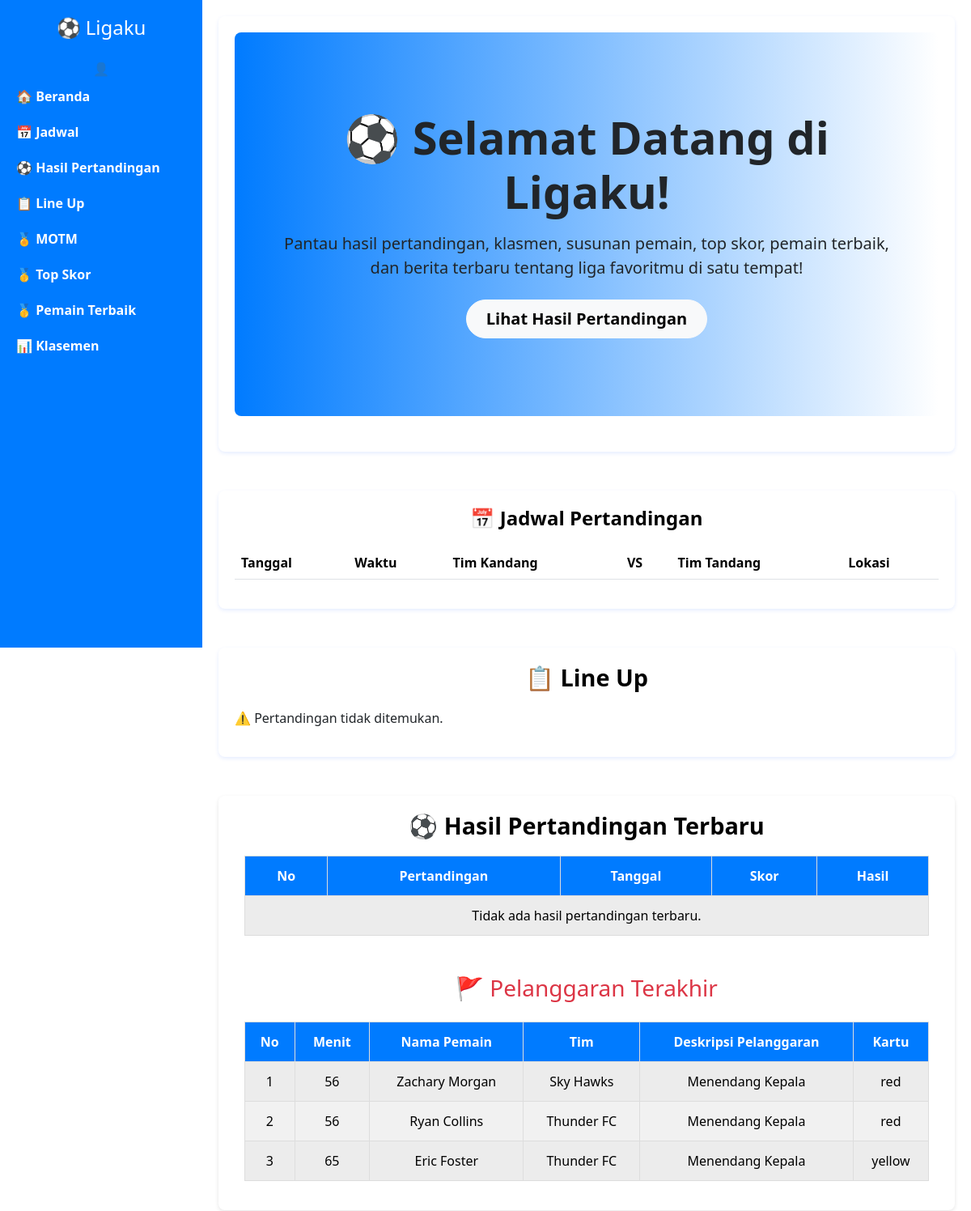
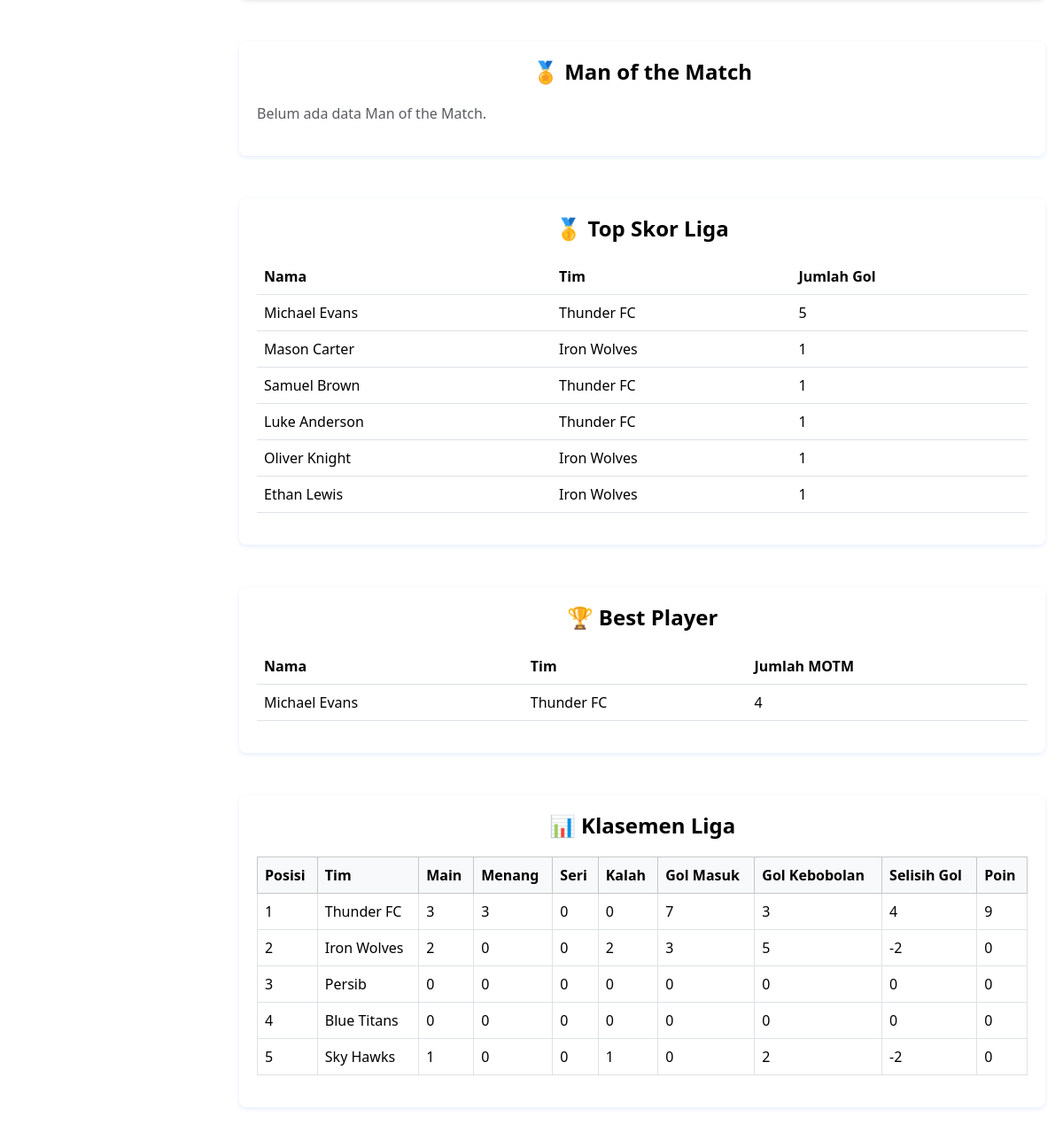
The app's page /pengunjung/index.php with its own data (2 pictures, top to bottom).
### tables this page shows
CREATE TABLE `fouls` (
  `id` int(11) NOT NULL,
  `match_id` int(11) NOT NULL,
  `player_id` int(11) NOT NULL,
  `team_id` int(11) NOT NULL,
  `minute` int(11) NOT NULL,
  `description` varchar(255) DEFAULT NULL,
  `card` enum('yellow','red') DEFAULT NULL
);

CREATE TABLE `players` (
  `id` int(11) NOT NULL,
  `name` varchar(100) NOT NULL,
  `position` varchar(50) DEFAULT NULL,
  `team_id` int(11) DEFAULT NULL,
  `back_number` int(11) NOT NULL
);

CREATE TABLE `teams` (
  `id` int(11) NOT NULL,
  `team_name` varchar(100) NOT NULL
);

CREATE TABLE `standings` (
  `id` int(11) NOT NULL,
  `team_id` int(11) DEFAULT NULL,
  `matches_played` int(11) DEFAULT 0,
  `wins` int(11) DEFAULT 0,
  `draws` int(11) DEFAULT 0,
  `losses` int(11) DEFAULT 0,
  `goals_for` int(11) DEFAULT 0,
  `goals_against` int(11) DEFAULT 0,
  `goal_diff` int(11) DEFAULT 0,
  `points` int(11) DEFAULT 0
);

### pengunjung/index.php (the view, shortened to what this page needs)
<!DOCTYPE html>
<html lang="id">
<head>
  <link rel="stylesheet" href="/Ligaku/pengunjung/style.css">
  <link href="https://cdn.jsdelivr.net/npm/bootstrap@5.3.2/dist/css/bootstrap.min.css" rel="stylesheet" />
</head>
<body>
<?php
$conn = new mysqli("localhost", "root", "", "ligaku");
?>
  <div class="sidebar d-flex flex-column">
    <h4 class="text-center text-white mb-4">⚽ Ligaku</h4>
  <div class="profile-container text-center">
  <span class="profile-icon" onclick="toggleProfileMenu()">👤</span>
</div>
    <nav class="nav flex-column">
      <a class="nav-link" href="#beranda">🏠 Beranda</a>
      <a class="nav-link" href="#jadwal">📅 Jadwal</a>
      <a class="nav-link" href="#hasil">⚽ Hasil Pertandingan</a>
      <a class="nav-link" href="#lineup">📋 Line Up</a>
      <a class="nav-link" href="#motm">🏅 MOTM</a>
      <a class="nav-link" href="#topskor">🥇 Top Skor</a>
      <a class="nav-link" href="#pemain terbaik">🥇 Pemain Terbaik</a>
      <a class="nav-link" href="#klasemen">📊 Klasemen</a>
    </nav>
  </div>
  <div class="content">
<section id="beranda" class="mb-5">
  <div class="p-5 mb-4 rounded-3 gradient-blue-white" >
    <div class="container-fluid py-5 text-center">
      <h1 class="display-4 fw-bold mb-3">⚽ Selamat Datang di Ligaku!</h1>
      <p class="fs-5 mb-4">Pantau hasil pertandingan, klasmen, susunan pemain, top skor, pemain terbaik, dan berita terbaru tentang liga favoritmu di satu tempat!</p>
      <a href="#hasil" class="btn btn-light btn-lg rounded-pill px-4 py-2 fw-semibold">Lihat Hasil Pertandingan</a>
    </div>
  </div>
</section>
  <section id="jadwal" class="mb-5">
    <h2>📅 Jadwal Pertandingan</h2>
    <table class="table mt-3">
      <thead>
        <tr>
          <th>Tanggal</th>
          <th>Waktu</th>
          <th>Tim Kandang</th>
          <th>VS</th>
          <th>Tim Tandang</th>
          <th>Lokasi</th>
        </tr>
      </thead>
    </table>
  </section>
<section id="lineup" class="mb-5">
    <h2>📋 Line Up</h2>
    <?php
    $stmt = $conn->query("SELECT DISTINCT match_id FROM lineups ORDER BY match_id DESC LIMIT 1");
    if ($stmt && $stmt->num_rows > 0) {
        $row = $stmt->fetch_assoc();
        $match_id = $row['match_id'];
        $match_stmt = $conn->prepare("
            SELECT s.match_date, s.time, s.location,
                  th.team_name AS home_name, ta.team_name AS away_name,
                  th.id AS home_id, ta.id AS away_id
            FROM schedules s
            JOIN teams th ON s.team_home_id = th.id
            JOIN teams ta ON s.team_away_id = ta.id
            WHERE s.status = 'approved' AND s.id = ?
            LIMIT 1
        ");
        $match_stmt->bind_param("i", $match_id);
        $match_stmt->execute();
        $match_result = $match_stmt->get_result();
        if ($match_result && $match_result->num_rows > 0) {
            $data = $match_result->fetch_assoc();
            $home_id = $data['home_id'];
            $away_id = $data['away_id'];
            $home_players = getLineup($conn, $match_id, $home_id);
            $away_players = getLineup($conn, $match_id, $away_id);
            $home_players = sortPlayersByStartingStatus($home_players);
            $away_players = sortPlayersByStartingStatus($away_players);
            ?>
            <hr>
            <h4><?= htmlspecialchars($data['home_name']) ?> vs <?= htmlspecialchars($data['away_name']) ?></h4>
            <p>📅 <?= htmlspecialchars($data['match_date']) ?> | ⏰ <?= htmlspecialchars($data['time']) ?> | 📍 <?= htmlspecialchars($data['location']) ?></p>
            <table class="table table-bordered">
                <thead>
                    <tr>
                        <th colspan="4"><?= htmlspecialchars($data['home_name']) ?></th>
                        <th colspan="4"><?= htmlspecialchars($data['away_name']) ?></th>
                    </tr>
                    <tr>
                        <th>Nama</th><th>Posisi</th><th>No Punggung</th><th>Status</th>
                        <th>Nama</th><th>Posisi</th><th>No Punggung</th><th>Status</th>
                    </tr>
                </thead>
                <tbody>
                    <?php
                    $max_count = max(count($home_players), count($away_players));
                    for ($i = 0; $i < $max_count; $i++): ?>
                        <tr>
                            <td><?= htmlspecialchars($home_players[$i]['name'] ?? '') ?></td>
                            <td><?= htmlspecialchars($home_players[$i]['position'] ?? '') ?></td>
                            <td><?= htmlspecialchars($home_players[$i]['back_number'] ?? '') ?></td>
                            <td>
                                <?= isset($home_players[$i]) ? ($home_players[$i]['is_starting'] ? 'Inti' : 'Cadangan') : '' ?>
                            </td>
                            <td><?= htmlspecialchars($away_players[$i]['name'] ?? '') ?></td>
                            <td><?= htmlspecialchars($away_players[$i]['position'] ?? '') ?></td>
                            <td><?= htmlspecialchars($away_players[$i]['back_number'] ?? '') ?></td>
                            <td>
                                <?= isset($away_players[$i]) ? ($away_players[$i]['is_starting'] ? 'Inti' : 'Cadangan') : '' ?>
                            </td>
                        </tr>
                    <?php endfor; ?>
                </tbody>
            </table>
            <?php
        } else {
            echo "<p>⚠️ Pertandingan tidak ditemukan.</p>";
        }
    } else {
        echo "<p>⚠️ Tidak ada lineup yang ditemukan di database.</p>";
    }
    ?>
</section>
<section id="hasil" class="mb-5">
  <div class="container-fluid">
    <h2 class="text-center">⚽ Hasil Pertandingan Terbaru</h2>
    <table class="table table-striped table-bordered">
      <thead>
        <tr>
          <th scope="col">No</th>
          <th scope="col">Pertandingan</th>
          <th scope="col">Tanggal</th>
          <th scope="col">Skor</th>
          <th scope="col">Hasil</th>
        </tr>
      </thead>
      <tbody>
        <?php
        $matches_result = $conn->query("SELECT m.id, m.schedule_id, m.score_a, m.score_b, m.result, s.match_date, t1.team_name AS home_team, t2.team_name AS away_team
          FROM matches m
          JOIN schedules s ON m.schedule_id = s.id
          JOIN teams t1 ON s.team_home_id = t1.id
          JOIN teams t2 ON s.team_away_id = t2.id
          ORDER BY s.match_date DESC LIMIT 5");
        if ($matches_result->num_rows > 0):
          $no = 1;
          while ($match = $matches_result->fetch_assoc()):
        ?>
            <tr>
              <td><?= $no++ ?></td>
              <td><?= htmlspecialchars($match['home_team']) ?> vs <?= htmlspecialchars($match['away_team']) ?></td>
              <td><?= htmlspecialchars($match['match_date']) ?></td>
              <td><?= htmlspecialchars($match['score_a']) ?> - <?= htmlspecialchars($match['score_b']) ?></td>
              <td class="text-success"><?= htmlspecialchars($match['result']) ?></td>
            </tr>
        <?php
          endwhile;
        else:
          echo "<tr><td colspan='5' class='text-center'>Tidak ada hasil pertandingan terbaru.</td></tr>";
        endif;
        ?>
      </tbody>
    </table>
    <h3 class="text-center text-danger mt-5 mb-4">🚩 Pelanggaran Terakhir</h3>
    <table class="table table-striped table-bordered">
      <thead>
        <tr>
          <th>No</th>
          <th>Menit</th>
          <th>Nama Pemain</th>
          <th>Tim</th>
          <th>Deskripsi Pelanggaran</th>
          <th>Kartu</th>
        </tr>
      </thead>
      <tbody>
        <?php
        $fouls_query = "
          SELECT f.minute, f.description, f.card, p.name AS player_name, t.team_name
          FROM fouls f
          JOIN players p ON f.player_id = p.id
          JOIN teams t ON f.team_id = t.id
          ORDER BY f.id DESC
          LIMIT 5";
        $fouls_result = $conn->query($fouls_query);
        if ($fouls_result && $fouls_result->num_rows > 0) {
          $no = 1;
          while ($foul = $fouls_result->fetch_assoc()) {
            echo "<tr>";
            echo "<td>" . $no++ . "</td>";
            echo "<td>" . htmlspecialchars($foul['minute']) . "</td>";
            echo "<td>" . htmlspecialchars($foul['player_name']) . "</td>";
            echo "<td>" . htmlspecialchars($foul['team_name']) . "</td>";
            echo "<td>" . htmlspecialchars($foul['description']) . "</td>";
            echo "<td>" . htmlspecialchars($foul['card']) . "</td>";
            echo "</tr>";
          }
        } else {
          echo "<tr><td colspan='6' class='text-center'>Belum ada pelanggaran tercatat.</td></tr>";
        }
        ?>
      </tbody>
    </table>
  </div>
</section>
<section id="motm" class="mb-5">
  <h2>🏅 Man of the Match</h2>
  <?php
  $motm = $conn->query("
    SELECT motm.*, players.name AS player_name, teams.team_name AS player_team,
           t1.team_name AS team_home, t2.team_name AS team_away
    FROM motm
    JOIN players ON motm.player_id = players.id
    JOIN teams ON players.team_id = teams.id
    JOIN matches m ON motm.match_id = m.id
    JOIN schedules s ON m.schedule_id = s.id
    JOIN teams t1 ON s.team_home_id = t1.id
    JOIN teams t2 ON s.team_away_id = t2.id
    ORDER BY motm.id DESC
    LIMIT 1
  ");
  if ($motm && $motm->num_rows > 0) {
    $row = $motm->fetch_assoc();
  ?>
  <div class="card mt-3">
    <div class="card-body">
      <h5 class="card-title"><?= htmlspecialchars($row['player_name']) ?> <small class="text-muted">(<?= htmlspecialchars($row['player_team']) ?>)</small></h5>
      <p class="card-text">
        Penampilan luar biasa dari <strong><?= htmlspecialchars($row['player_name']) ?></strong> dalam pertandingan <strong><?= htmlspecialchars($row['team_home']) ?> vs <?= htmlspecialchars($row['team_away']) ?></strong> membantu tim tampil optimal.
      </p>
    </div>
  </div>
  <?php } else { ?>
  <p class="text-muted">Belum ada data Man of the Match.</p>
  <?php } ?>
</section>
<section id="topskor" class="mb-5">
  <h2>🥇 Top Skor Liga</h2>
  <table class="table mt-3">
    <thead>
      <tr>
        <th>Nama</th>
        <th>Tim</th>
        <th>Jumlah Gol</th>
      </tr>
    </thead>
    <tbody>
      <?php
      $topskor = $conn->query("
        SELECT
          players.name AS player_name,
          teams.team_name,
          COUNT(goals.id) AS total_goals  -- Menghitung jumlah gol per pemain
        FROM goals
        JOIN players ON goals.player_id = players.id
        JOIN teams ON players.team_id = teams.id
        GROUP BY goals.player_id
        ORDER BY total_goals DESC
        LIMIT 10
      ");
      if ($topskor && $topskor->num_rows > 0) {
        while ($row = $topskor->fetch_assoc()) {
          echo "<tr>
                  <td>" . htmlspecialchars($row['player_name']) . "</td>
                  <td>" . htmlspecialchars($row['team_name']) . "</td>
                  <td>" . htmlspecialchars($row['total_goals']) . "</td>
                </tr>";
        }
      } else {
        echo "<tr><td colspan='3' class='text-muted'>Belum ada data top skor.</td></tr>";
      }
      ?>
    </tbody>
  </table>
</section>
<section id="bestplayer" class="mb-5">
  <h2>🏆 Best Player</h2>
  <table class="table mt-3">
    <thead>
      <tr>
        <th>Nama</th>
        <th>Tim</th>
        <th>Jumlah MOTM</th>
      </tr>
    </thead>
    <tbody>
      <?php
      $bestplayer = $conn->query("
        SELECT
          players.name AS player_name,
          teams.team_name,
          COUNT(motm.id) AS motm_count
        FROM motm
        JOIN players ON motm.player_id = players.id
        JOIN teams ON players.team_id = teams.id
        GROUP BY motm.player_id
        ORDER BY motm_count DESC
        LIMIT 10
      ");
      if ($bestplayer && $bestplayer->num_rows > 0) {
        while ($row = $bestplayer->fetch_assoc()) {
          echo "<tr>
                  <td>" . htmlspecialchars($row['player_name']) . "</td>
                  <td>" . htmlspecialchars($row['team_name']) . "</td>
                  <td>" . htmlspecialchars($row['motm_count']) . "</td>
                </tr>";
        }
      } else {
        echo "<tr><td colspan='3' class='text-muted'>Belum ada data MOTM.</td></tr>";
      }
      ?>
    </tbody>
  </table>
</section>
<section id="klasemen" class="mb-5">
  <h2>📊 Klasemen Liga</h2>
  <table class="table table-bordered mt-3">
    <thead class="table-light">
      <tr>
    <th>Posisi</th>
    <th>Tim</th>
    <th>Main</th>
    <th>Menang</th>
    <th>Seri</th>
    <th>Kalah</th>
    <th>Gol Masuk</th>
    <th>Gol Kebobolan</th>
    <th>Selisih Gol</th>
    <th>Poin</th>
      </tr>
    </thead>
    <tbody>
      <?php
      $posisi = 1;
      $klasemen = $conn->query("SELECT t.team_name, s.matches_played, s.wins, s.draws, s.losses, s.goals_for, s.goals_against, s.goal_diff, s.points
                                FROM standings s
                                JOIN teams t ON s.team_id = t.id
                                ORDER BY s.points DESC");
      while ($row = $klasemen->fetch_assoc()) {
        echo "<tr>
                <td>$posisi</td>
                <td>" . htmlspecialchars($row['team_name']) . "</td>
                <td>" . $row['matches_played'] . "</td>
                <td>" . $row['wins'] . "</td>
                <td>" . $row['draws'] . "</td>
                <td>" . $row['losses'] . "</td>
                <td>" . $row['goals_for'] . "</td>
                <td>" . $row['goals_against'] . "</td>
                <td>" . $row['goal_diff'] . "</td>
                <td>" . $row['points'] . "</td>
              </tr>";
        $posisi++;
      }
      ?>
    </tbody>
  </table>
</section>
  </div>
</body>
</html>

### pengunjung/style.css (style rules this page uses)
.sidebar { width: 250px; background: #007bff; height: 100vh; position: fixed; top: 0; left: 0; padding-top: 20px; overflow-y: auto; }
.sidebar .nav-link { color: #ffffff; padding: 10px 20px; display: block; font-weight: bold; }
.gradient-blue-white { background: linear-gradient(to right, #007bff, #ffffff); }
.content { margin-left: 250px; padding: 20px; width: calc(100% - 250px); }
section { background-color: #ffffff; padding: 20px; border-radius: 8px; box-shadow: 0 2px 5px rgba(12, 77, 255, 0.1); margin-bottom: 30px; }
section h2 { font-size: 1.5rem; color: #000000; text-align: center; font-weight: bold; margin-bottom: 20px; }
#hasil { padding: 20px; background-color: #ffffff; border-radius: 8px; box-shadow: 0 2px 5px rgba(0, 0, 0, 0.1); }
#hasil h2 { font-size: 1.8rem; color: #000000; text-align: center; font-weight: bold; margin-bottom: 20px; }
#hasil table { width: 100%; border-collapse: collapse; margin-top: 20px; }
#hasil table th, #hasil table td { text-align: center; padding: 12px; border: 1px solid #ddd; }
#hasil table th { background-color: #007bff; color: #ffffff; font-weight: bold; }
#hasil table td { background-color: #f9f9f9; }
#hasil table tr:nth-child(even) td { background-color: #f1f1f1; }
#lineup h2 { text-align: center; font-size: 1.8rem; color: #000000; margin-bottom: 20px; }
.profile-icon { cursor: pointer; }

### records on screen
fouls: minute "56", player.name "Zachary Morgan", team.team_name "Sky Hawks", description "Menendang Kepala", card "red"
fouls: minute "56", player.name "Ryan Collins", team.team_name "Thunder FC", description "Menendang Kepala", card "red"
fouls: minute "65", player.name "Eric Foster", team.team_name "Thunder FC", description "Menendang Kepala", card "yellow"
standings: team.team_name "Thunder FC", matches_played "3", wins "3", draws "0", losses "0", goals_for "7", goals_against "3", goal_diff "4", points "9"
standings: team.team_name "Iron Wolves", matches_played "2", wins "0", draws "0", losses "2", goals_for "3", goals_against "5", goal_diff "-2", points "0"
standings: team.team_name "Persib", matches_played "0", wins "0", draws "0", losses "0", goals_for "0", goals_against "0", goal_diff "0", points "0"
standings: team.team_name "Blue Titans", matches_played "0", wins "0", draws "0", losses "0", goals_for "0", goals_against "0", goal_diff "0", points "0"
standings: team.team_name "Sky Hawks", matches_played "1", wins "0", draws "0", losses "1", goals_for "0", goals_against "2", goal_diff "-2", points "0"

### other values on screen
$row['player_name'] "Michael Evans"
$row['team_name'] "Thunder FC"
$row['total_goals'] "5"
$row['player_name'] "Mason Carter"
$row['team_name'] "Iron Wolves"
$row['total_goals'] "1"
$row['player_name'] "Samuel Brown"
$row['player_name'] "Luke Anderson"
$row['player_name'] "Oliver Knight"
$row['player_name'] "Ethan Lewis"
$row['motm_count'] "4"
